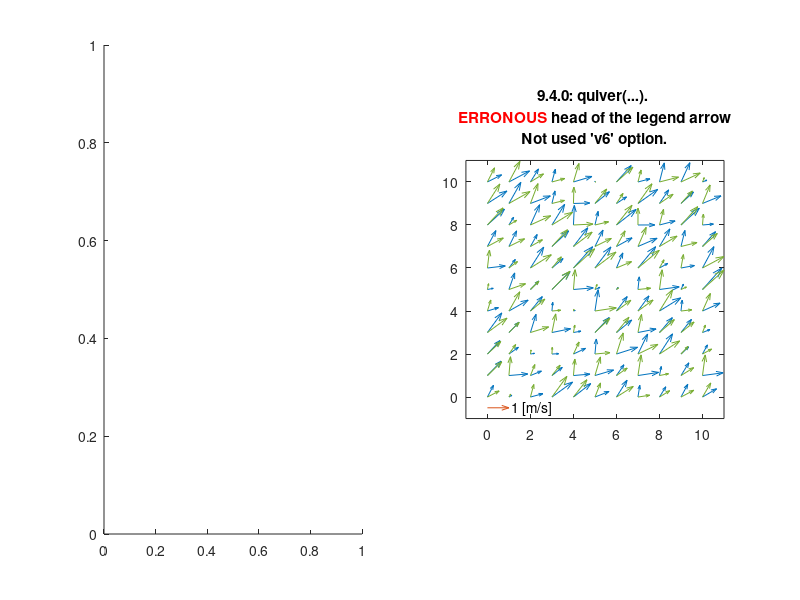

Source code (MATLAB): (Note: this script raises an error after producing the figure.)
%QUIVERBUG   Test script to show how to plot a correct quiver legend with v6 option.
%
%See also: quiver, arrow2

scale       = 1;
xleg        = 0;
yleg        = -.5;
uleg        = 1;

   [x,y]       = meshgrid(0:1:10,0:1:10);
   u           = 1.*rand(size(x));
   v           = 1.*rand(size(x));

for v6 = 0:1

   if v6
      subplot(1,2,1)
      H.q = quiver('v6',x,y,scale.*u,scale.*v,0);
      hold on
      H.q = quiver('v6',x,y,scale.*v,scale.*u,0);
      H.q = quiver('v6',[xleg],[yleg],[uleg.*scale],[0.*scale],0);
      title({[version,': quiver(''v6'',...). '],'correct head of the legend','Used deprecated ''v6'' option.'})
   else
      subplot(1,2,2)
      H.q(1) = quiver(x,y,scale.*u,scale.*v,0);
      hold on
      H.q(2) = quiver(x,y,scale.*v,scale.*u,0);
      H.q(3) = quiver([xleg],[yleg],[uleg.*scale],[0.*scale],0);
      title({[version,': quiver(...). '],'{\color[rgb]{1 0 0}ERRONOUS} head of the legend arrow','Not used ''v6'' option.'})
   end
   
   text (xleg + uleg,...
         yleg,[' ',num2str(uleg),' [m/s]'],'horizontalalignment','left')
   axis  equal
   axis ([-1 11 -1 11])

end

   fname = [mfilename('fullpath'),'_',version('-release')];
   print(gcf,fname,'-dpng');
